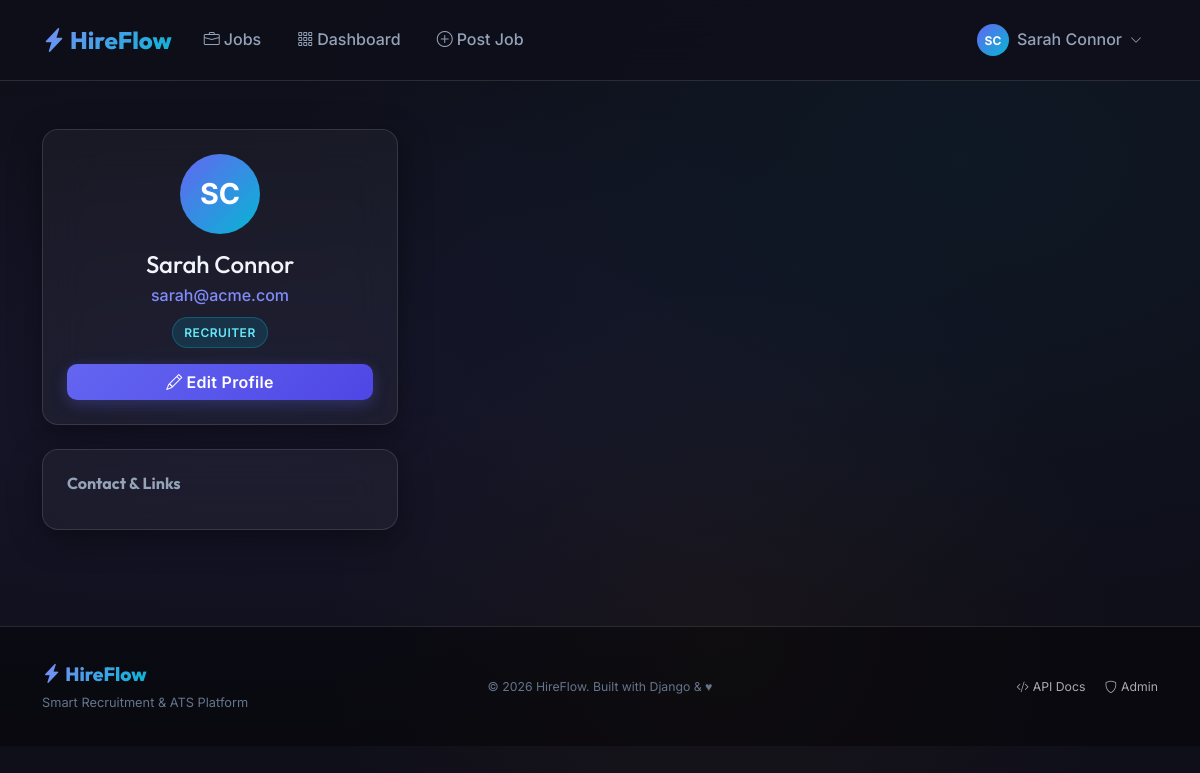
The app's page /accounts/profile/ (signed in) with its own data.
### accounts/models.py (models this page shows, shortened)
class CustomUser(AbstractUser):
    ROLE_CHOICES = [
        ('admin', 'Admin'),
        ('recruiter', 'Recruiter'),
        ('applicant', 'Applicant'),
    ]
    role = models.CharField(max_length=20, choices=ROLE_CHOICES, default='applicant')
    email = models.EmailField(unique=True)
    USERNAME_FIELD = 'email'
    REQUIRED_FIELDS = ['username', 'first_name', 'last_name']
    @property
    def is_admin(self):
        return self.role == 'admin'
    @property
    def is_recruiter(self):
        return self.role == 'recruiter'
    @property
    def is_applicant(self):
        return self.role == 'applicant'
    def get_full_name(self):
        return f'{self.first_name} {self.last_name}'.strip() or self.username

### accounts/views.py (the view)
# urls.py: path('profile/', views.profile_view, name='profile'),
@login_required
def profile_view(request):
    profile, _ = UserProfile.objects.get_or_create(user=request.user)
    return render(request, 'accounts/profile.html', {'profile': profile})

### templates/accounts/profile.html (shortened to what this page needs)
{% extends 'base.html' %}
{% block content %}
<div class="container py-5">
  <div class="row g-4">
    <div class="col-lg-4">
      <div class="glass-card-static p-4 text-center mb-4">
        {% if profile.avatar %}
        <img src="{{ profile.avatar.url }}" alt="Avatar"
             style="width:100px;height:100px;border-radius:50%;object-fit:cover;border:3px solid var(--primary);">
        {% else %}
        <div class="avatar-circle avatar-circle-lg mx-auto mb-3">
          {{ request.user.first_name|first|upper }}{{ request.user.last_name|first|upper }}
        </div>
        {% endif %}
        <h2 class="h4 mt-3 mb-1">{{ request.user.get_full_name }}</h2>
        <p style="color:var(--primary-light);font-weight:500;margin-bottom:0.25rem;">{{ request.user.email }}</p>
        <span class="badge-status {% if request.user.is_admin %}status-selected{% elif request.user.is_recruiter %}status-shortlisted{% else %}status-applied{% endif %} d-inline-block mt-1">
          {{ request.user.get_role_display }}
        </span>
        <div class="mt-3">
          <a href="{% url 'accounts:profile_edit' %}" class="btn btn-primary w-100">
            <i class="bi bi-pencil me-1"></i>Edit Profile
          </a>
        </div>
      </div>
      <div class="glass-card-static p-4">
        <h6 style="color:var(--text-secondary);margin-bottom:0.75rem;">Contact & Links</h6>
      </div>
    </div>
    <div class="col-lg-8">
    </div>
  </div>
</div>
{% endblock %}

### templates/base.html (shortened to what this page needs)
{% load static %}
<!DOCTYPE html>
<html lang="en" data-bs-theme="dark">
<head>
  <link href="https://cdn.jsdelivr.net/npm/bootstrap@5.3.2/dist/css/bootstrap.min.css" rel="stylesheet">
  <link rel="stylesheet" href="https://cdn.jsdelivr.net/npm/bootstrap-icons@1.11.3/font/bootstrap-icons.min.css">
  <link rel="stylesheet" href="{% static 'css/main.css' %}">
</head>
<body>
  <nav class="navbar navbar-expand-lg">
    <div class="container">
      <a class="navbar-brand" href="{% url 'jobs:list' %}">
        <i class="bi bi-lightning-charge-fill me-1"></i>HireFlow
      </a>
      <div class="collapse navbar-collapse" id="navMain">
        <ul class="navbar-nav me-auto gap-1">
          <li class="nav-item">
            <a class="nav-link {% if request.resolver_match.namespace == 'jobs' and request.resolver_match.url_name == 'list' %}active{% endif %}"
               href="{% url 'jobs:list' %}">
              <i class="bi bi-briefcase me-1"></i>Jobs
            </a>
          </li>
          {% if user.is_authenticated %}
          <li class="nav-item">
            <a class="nav-link {% if request.resolver_match.namespace == 'dashboard' %}active{% endif %}"
               href="{% url 'dashboard:home' %}">
              <i class="bi bi-grid-3x3-gap me-1"></i>Dashboard
            </a>
          </li>
          {% if user.is_recruiter or user.is_admin %}
          <li class="nav-item">
            <a class="nav-link" href="{% url 'jobs:create' %}">
              <i class="bi bi-plus-circle me-1"></i>Post Job
            </a>
          </li>
          {% endif %}
          {% endif %}
        </ul>
        <ul class="navbar-nav gap-2 align-items-center">
          {% if user.is_authenticated %}
            <li class="nav-item dropdown">
              <a class="nav-link d-flex align-items-center gap-2" href="#" data-bs-toggle="dropdown">
                <div class="avatar-circle" style="width:32px;height:32px;font-size:0.75rem;">
                  {{ user.first_name|first|upper }}{{ user.last_name|first|upper }}
                </div>
                <span class="d-none d-md-inline">{{ user.get_full_name }}</span>
                <i class="bi bi-chevron-down" style="font-size:0.75rem;"></i>
              </a>
            </li>
          {% endif %}
        </ul>
      </div>
    </div>
  </nav>
  <main>
    {% block content %}{% endblock %}
  </main>
  <footer class="mt-5">
    <div class="container">
      <div class="row align-items-center">
        <div class="col-md-4">
          <span class="navbar-brand mb-0" style="font-size:1.2rem;">
            <i class="bi bi-lightning-charge-fill me-1"></i>HireFlow
          </span>
          <p class="mt-1 mb-0" style="color:var(--text-muted);font-size:0.8rem;">Smart Recruitment & ATS Platform</p>
        </div>
        <div class="col-md-4 text-center">
          <small style="color:var(--text-muted);">
            &copy; {% now "Y" %} HireFlow. Built with Django & ♥
          </small>
        </div>
        <div class="col-md-4 text-end">
          <a href="{% url 'api:api-root' %}" class="text-muted text-decoration-none small me-3">
            <i class="bi bi-code-slash me-1"></i>API Docs
          </a>
          <a href="/admin/" class="text-muted text-decoration-none small">
            <i class="bi bi-shield me-1"></i>Admin
          </a>
        </div>
      </div>
    </div>
  </footer>
</body>
</html>

### static/css/main.css (style rules this page uses)
:root { --primary: #6366f1; --primary-dark: #4f46e5; --primary-light: #818cf8; --secondary: #06b6d4; --accent: #f59e0b; --success: #10b981; --danger: #ef4444; --warning: #f59e0b; --info: #3b82f6; --bg-dark: #0f0f1a; --bg-card: rgba(255, 255, 255, 0.04); --bg-card-hover: rgba(255, 255, 255, 0.08); --bg-glass: rgba(255, 255, 255, 0.06); --border-glass: rgba(255, 255, 255, 0.12); --text-primary: #f1f5f9; --text-secondary: #94a3b8; --text-muted: #64748b; --radius: 16px; --radius-sm: 10px; --radius-lg: 24px; --shadow-card: 0 8px 32px rgba(0, 0, 0, 0.4); --shadow-hover: 0 20px 60px rgba(99, 102, 241, 0.2); --transition: all 0.3s cubic-bezier(0.4, 0, 0.2, 1); }
*, *::before, *::after { box-sizing: border-box; margin: 0; padding: 0; }
html { scroll-behavior: smooth; }
body { font-family: 'Inter', sans-serif; background-color: var(--bg-dark); background-image: radial-gradient(ellipse at 20% 50%, rgba(99, 102, 241, 0.08) 0%, transparent 60%), radial-gradient(ellipse at 80% 20%, rgba(6, 182, 212, 0.06) 0%, transparent 50%), radial-gradient(ellipse at 60% 80%, rgba(245, 158, 11, 0.04) 0%, transparent 40%); background-attachment: fixed; color: var(--text-primary); min-height: 100vh; line-height: 1.6; }
h1, h2, h3, h4, h5, h6 { font-family: 'Outfit', sans-serif; font-weight: 700; }
.navbar { background: rgba(15, 15, 26, 0.85) !important; backdrop-filter: blur(20px); -webkit-backdrop-filter: blur(20px); border-bottom: 1px solid var(--border-glass); padding: 1rem 0; position: sticky; top: 0; z-index: 1000; }
.navbar-brand { font-family: 'Outfit', sans-serif; font-weight: 800; font-size: 1.5rem; background: linear-gradient(135deg, var(--primary-light), var(--secondary)); -webkit-background-clip: text; -webkit-text-fill-color: transparent; background-clip: text; }
.nav-link { color: var(--text-secondary) !important; font-weight: 500; transition: var(--transition); padding: 0.5rem 1rem !important; border-radius: var(--radius-sm); }
.glass-card-static { background: var(--bg-card); border: 1px solid var(--border-glass); border-radius: var(--radius); backdrop-filter: blur(20px); box-shadow: var(--shadow-card); }
.btn-primary { background: linear-gradient(135deg, var(--primary), var(--primary-dark)); border: none; border-radius: var(--radius-sm); font-weight: 600; letter-spacing: 0.3px; transition: var(--transition); box-shadow: 0 4px 15px rgba(99, 102, 241, 0.3); }
.badge-status { padding: 0.4em 0.9em; border-radius: 50px; font-size: 0.75rem; font-weight: 600; letter-spacing: 0.5px; text-transform: uppercase; }
.status-shortlisted { background: rgba(6, 182, 212, 0.15); color: #67e8f9; border: 1px solid rgba(6,182,212,0.3); }
.avatar-circle { width: 40px; height: 40px; border-radius: 50%; background: linear-gradient(135deg, var(--primary), var(--secondary)); display: flex; align-items: center; justify-content: center; font-weight: 700; color: white; font-size: 0.875rem; flex-shrink: 0; }
.avatar-circle-lg { width: 80px; height: 80px; font-size: 1.8rem; }
footer { background: rgba(0,0,0,0.4); border-top: 1px solid var(--border-glass); padding: 2rem 0; color: var(--text-muted); font-size: 0.875rem; }

### records on screen
CustomUser: first_name|first "S", last_name|first "C", get_full_name "Sarah Connor", user.first_name|first "S", user.last_name|first "C", user.get_full_name "Sarah Connor", user.email "sarah@acme.com", user.role "RECRUITER"
